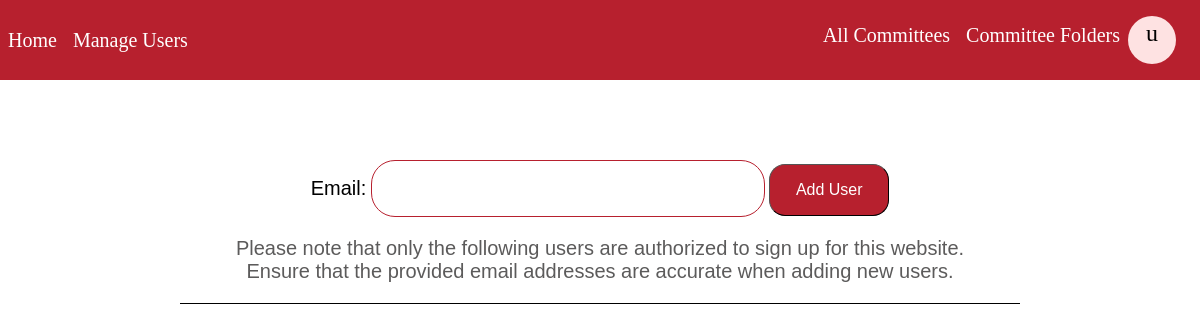
Before: /users_allowed/ (signed in) with the older database file.
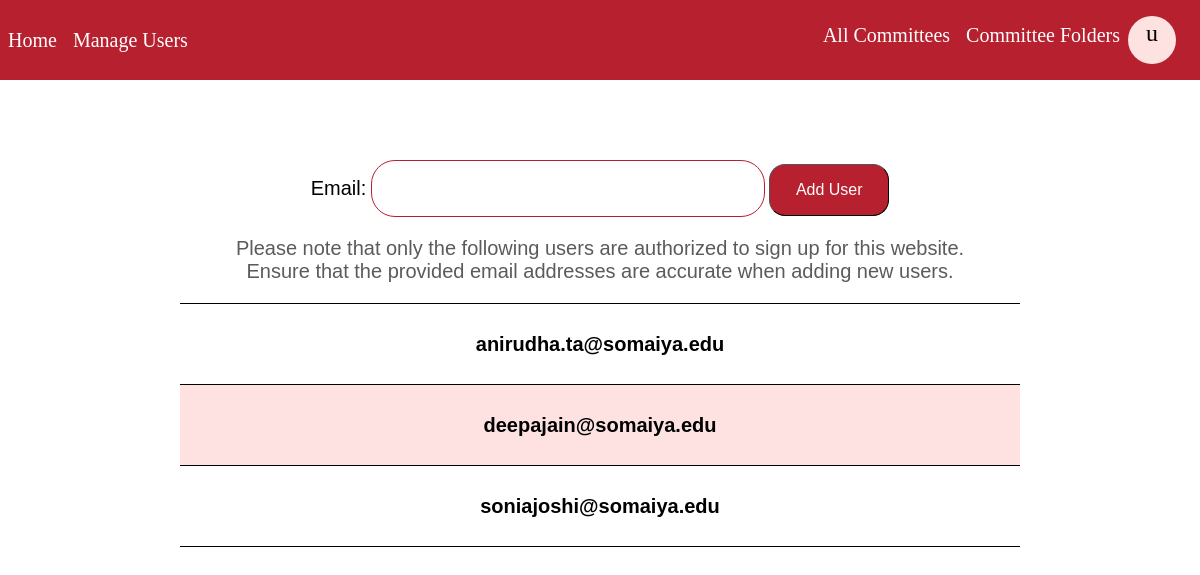
After: the same page with the newer database file.
### base/models.py (models this page shows, shortened)
class UserList(models.Model):
    email = models.EmailField(unique = True, max_length = 200)

### base/views.py (the view)
# urls.py: path('users_allowed/', views.users_allowed, name = 'users_allowed'),
@login_required(login_url='login')
def users_allowed(request):
    if request.user.is_superuser:
        users = UserList.objects.all()
        context = {'users': users}
        if request.method == "POST":
            form = UserListForm(request.POST)
            if form.is_valid():
                email = form['email']
                email = form.save()
                messages.success(request, 'User Added.')
                subject = "Access granted to use CommConnect"
                message = f"You can now register and use the features of CommConnect to manage all directories of the committees you're a part of! Check out the website at http://commconnect.pythonanywhere.com"
                email_from = settings.EMAIL_HOST_USER
                recipient_list = [email]
                send_mail(subject, message, email_from, recipient_list)
                return redirect('users_allowed')
        else:
            form = UserListForm()
        context['form'] = form
        return render(request, 'base/userlist.html', context)
    else:
        return redirect('home')

### base/forms.py
class UserListForm(ModelForm):
    class Meta:
        model = UserList
        fields = ['email']

### base/templates/base/userlist.html (shortened to what this page needs)
{% extends 'main.html' %}
{% load static %}
{% block content %}
<head>
</head>
<div class = "content">
    <form method = "POST" class = "add_user_form">
        {{ form.email.label_tag }}
        {{ form.email }}
        <button class = "add_user">Add User</button>
    </form>
    <p>
        Please note that only the following users are authorized to sign up for this website.
        <br>Ensure that the provided email addresses are accurate when adding new users.
    </p>
        <div class = "authorized_users_list">
        <hr>
        {% for user in users %}
        <div class="user_wrapper">
        <div class = "user">
            <div class = "user_row">
                <h1>{{user.email}}</h1>
            </div>
        </div>
        </div>
    <hr>
    {% endfor %}
</div>
</div>
{% endblock %}

Changed rows visible on the page:
added UserList: email "anirudha.ta@somaiya.edu"
added UserList: email "deepajain@somaiya.edu"
added UserList: email "soniajoshi@somaiya.edu"
